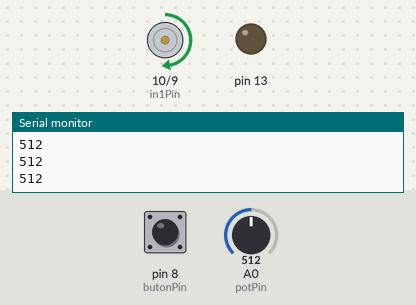
Bench run of a sketch on a simulated Arduino Uno, built with avr-gcc and run on an emulated ATmega328P. On the bench: motor-driver pin pairs drawn as motors (green arrow = first pin HIGH = forward, orange = second pin HIGH = backward, longer = more drive, scaled by the enable pin), output pins drawn as LEDs (lit = HIGH), the last lines printed to the serial monitor. Inputs (shaded band) come from the test bench; at power-on: A0 (potPin) = 512, pin 8 (butonPin) LOW.

Above: at 1.2 s.
1.3 s: A0 (potPin) set to 716
At 1.7 s:
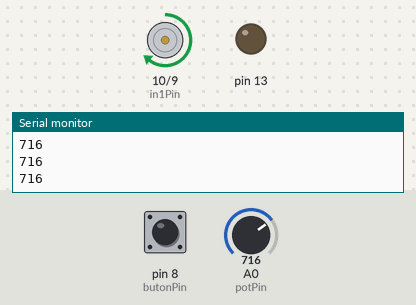
2.8 s: pin 8 (butonPin) pulled HIGH for 0.15 s
At 2.87 s:
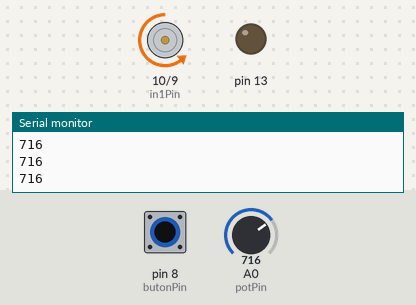
4.4 s: A0 (potPin) set to 900
At 5.1 s:
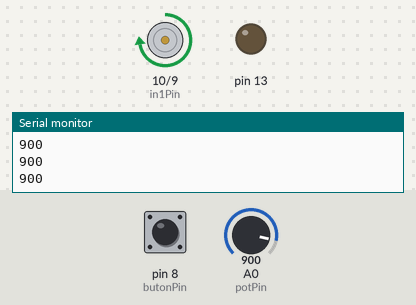
5.9 s: pin 8 (butonPin) pulled HIGH for 1 s
At 6.4 s:
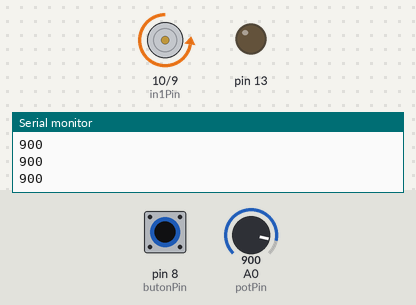
8.4 s: A0 (potPin) set to 122
At 9.5 s:
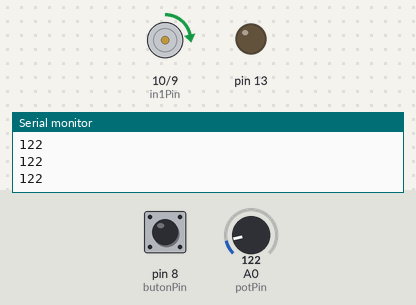
9.9 s: pin 8 (butonPin) pulled HIGH for 0.15 s
At 9.97 s:
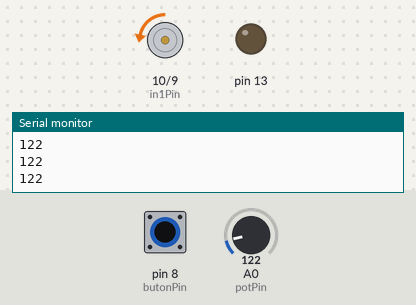
Timing chart, 0 to 12.5 s (numbered marks = the images above; inputs shaded):
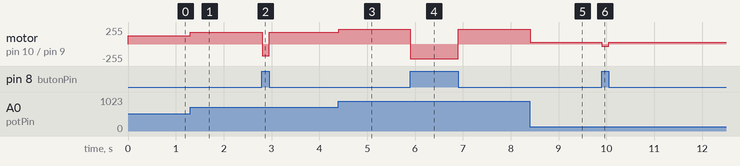

Measured:
- after the input at 1.3 s, motor on pin 10 (in1Pin) / pin 9 (in2Pin): forward 127/255 → forward 178/255 at once
- after the input at 2.8 s, motor on pin 10 (in1Pin) / pin 9 (in2Pin): forward 178/255 → backward 178/255 at once, → forward 178/255 0.15 s later
- after the input at 4.4 s, motor on pin 10 (in1Pin) / pin 9 (in2Pin): forward 178/255 → forward 224/255 at once
- after the input at 5.9 s, motor on pin 10 (in1Pin) / pin 9 (in2Pin): forward 224/255 → backward 224/255 at once, → forward 224/255 1.0 s later
- after the input at 8.4 s, motor on pin 10 (in1Pin) / pin 9 (in2Pin): forward 224/255 → forward 30/255 at once
- after the input at 9.9 s, motor on pin 10 (in1Pin) / pin 9 (in2Pin): forward 30/255 → backward 30/255 at once, → forward 30/255 0.15 s later

The sketch:

proje.ino
```cpp
/*
*
* Arduino DC motor hız ve yön kontrolü
* © ahmethakanbesel.com.tr
* 08/05/2017
*
*/

int butonPin = 8;
int potPin = A0; //A0 analog pini pot değişkenine atadık
int potdeger; //Kodlarımız içerisinde kullanacağımız potdeger değişkenini oluşturduk
int enablePin = 11;
int in1Pin = 10;
int in2Pin = 9;
int state = HIGH;
int reading;
int previous = LOW;
long time = 0;
long debounce = 200;

void setup()   {
  pinMode(in1Pin, OUTPUT);
  pinMode(in2Pin, OUTPUT);
  pinMode(enablePin, OUTPUT);
  Serial.begin(9600);
  pinMode(potPin, INPUT); //pot u giriş olarak ayarladık
  pinMode(butonPin, INPUT);
  pinMode(13, OUTPUT);
  digitalWrite(13, LOW);
}

void loop() {
  reading = digitalRead(butonPin);
  potdeger = analogRead(potPin);
  Serial.println(potdeger);
  int hiz = map(potdeger, 0, 1023, 0, 255);
  boolean ters = digitalRead(butonPin);
  motorCalistir(hiz, ters);
  if (reading == HIGH && previous == LOW && millis() - time > debounce) {
    if (state == HIGH)
      state = LOW;
    else
      state = HIGH;
    time = millis();
  }
  if (state == 1) {
  } else {
    digitalWrite(ters, state);
  }
  previous = reading;
  delay(5);
}

void motorCalistir(int hiz, boolean ters)
{
  analogWrite(enablePin, hiz);
  digitalWrite(in1Pin, ! ters);
  digitalWrite(in2Pin, ters);
}
```
